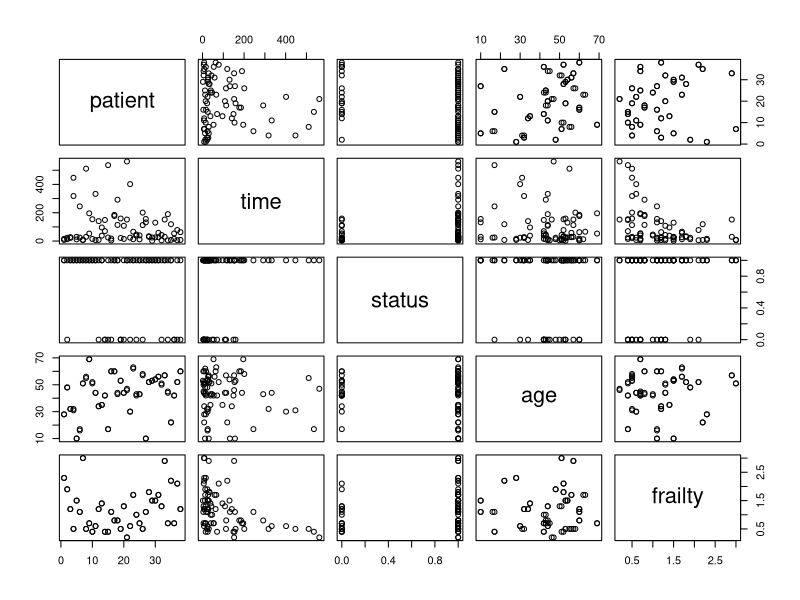

R code for this plot: (Note: this script raises an error after producing the figure.)

library(dplyr)
library(readr)

# Loading data

data <- read_csv("kidney.csv")

data
pairs(data[,c(1,2,3,4,7)])

# One hot

data %>%
  mutate(disease_type_1 = as.numeric(as.numeric(as.factor(data$disease_type)) == 1),
         disease_type_2 = as.numeric(as.numeric(as.factor(data$disease_type)) == 2),
         disease_type_3 = as.numeric(as.numeric(as.factor(data$disease_type)) == 3),
         disease_type_4 = as.numeric(as.numeric(as.factor(data$disease_type)) == 4)) %>%
  select(-disease_type) -> data

data$sex <- as.numeric(as.factor(data$sex)) - 1

data <- data %>% arrange(patient)

d0 <- data[1:nrow(data) %% 2  == 0,] %>% select(-patient)
d1 <- data[1:nrow(data) %% 2  == 1,] %>% select(time, status, age)
 
# d0 == d1

data <- cbind(d1, d0)
names(data)[1:3] <- paste(names(data)[1:3], "pre", sep="_")

data %>% summary
data %>% nrow
data %>% ncol

data

# SVM

svm_model <- svm()


# Model

m <- lm(frailty ~ ., data=data)
summary(m)

